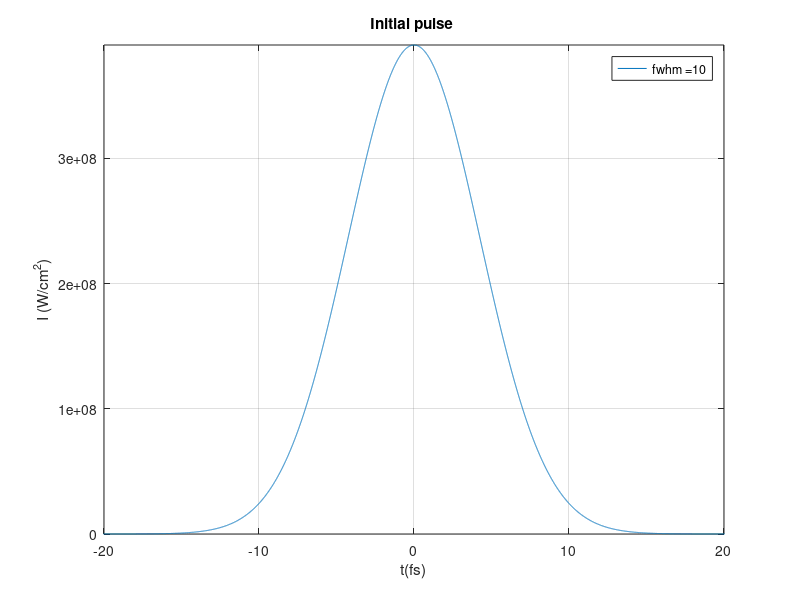
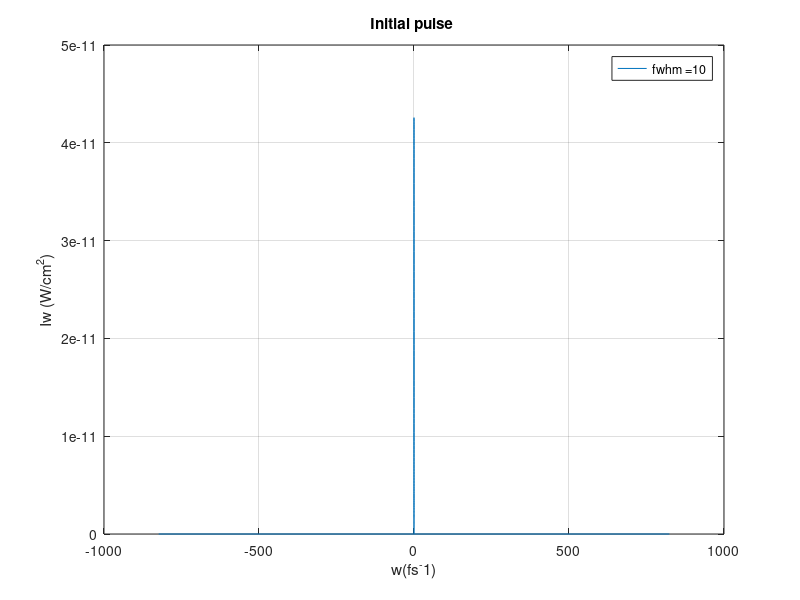

These figures' MATLAB source, in order: (Note: this script raises an error after producing the figures.)
function [ret]=xfel_1()

clear all;
close all;

% prt=1/0  print/noprint results
prt=0;

if prt == 1
   fid0=fopen('res.txt','w+');
end
% units
mic=1;fs=1;ns=1e6;mJ=1;mm=mic/1000;m=1e-3;ps=1e3;s=fs*1e-15;J=mJ*1e-3;nJ=mJ*1e-6;

%_PULSE_PARAMETERS______________________________________________________
lc=0.8;                % pulse central wavelength (mic)
ko=2*pi/lc;            % mic^-1)
vluz=0.299792458;      % speed of light (mic fs^-1)
%vluz=0.3;             % speed of light (mic fs^-1)
wo=2*pi*vluz/lc;       % pulse central omega (fs^-1)
tp=5*fs;               % pulse width (fs).
a=0.35;                % spatial fwhm (mm)
energia=8*nJ;          % Energy (mJ)
%-----------------------------------------------------------------------

%_TEMPORAL_AND_SPECTRAL_AXIS________________________________________________
npuntos=2^19;                          % number of points.
maxt=1*ps;                             % temporal window to follow [fs]                

dt=2*maxt/(npuntos-1);                 % time resolution [fs]
t=-maxt:dt:maxt;                       % temporal axis (fs)
dw=2*pi/(2*maxt);                      % frequency axis (fs^-1)
wN=-pi/dt:dw:pi/dt;
w=ifftshift(wN); 
wf=-w;                                 % for frequency sign criteria
ejel=wf.*1000*lc*lc/vluz/2/pi+1000*lc; % wavelength axis (nm)
Bint_T=0.;Bint=0.;
%------------------------------------------------------------------------

%_ELECTRIC_FIELD________________________________________________________
% GAUSSIAN PULSE:
 E=exp(-t.*t*(log(2))/2/tp^2);         % fwhm intensity
% E=exp(-t.*t/2/tp^2);                % 1/e intensity
% E=exp(-t.*t/tp^2);                  % 1/e^2 intensity
fwhmP=fwhm(t,(abs(E)).^2)             % FWHM en intensidad
% SECH PULSE:
% tau=tp/(2*acosh(sqrt(2))); to=0.; P=(sech((t-to)/tau)).^2; E=sqrt(P);
% fwhmP=fwhm(t,P);
%-----------------------------------------------------------------------
%_PULSE_NORMALIZED___________________________________________________________ 
norma=0;
for it=1:length(t)
    norma=norma+abs(E(it))^2;
end
norma=norma*dt; E=E.*sqrt(energia/norma);
Eosc=E;
% correct factor to plot in IS
factorsi=J/s;
spatialnorm=pi*(0.1*0.1*a^2)/2;                 % cm2 y 1/e^2 spatial intensity
factortotal=factorsi/spatialnorm;
I0=factortotal*(abs(E)).^2;                     % Intensidad inicial          
%---------------------------------------------------------------TEMPORAL-
                nfig=1;figure(nfig);nfig=nfig+1;
                plot(t,I0);axis([-4*tp 4*tp 0 max(I0)]);
                xlabel('t(fs)');ylabel('I (W/cm^2)');title('Initial pulse ');
                str = strcat('fwhm = ', num2str(fwhmP));legend(str); grid on;
%------------------------------------------------------------------------
%--------------------------------------------------------------FREQUENCY-
                Ew=ifft(E); I0w=(abs(Ew)).^2;fwhmPw=fwhm(w,I0w)
                figure(nfig);nfig=nfig+1;
                plot(w,I0w);
                xlabel('w(fs^-1)');ylabel('Iw (W/cm^2)');title('Initial pulse ');
                str = strcat('fwhm = ', num2str(fwhmP));legend(str); grid on;
%------------------------------------------------------------------------
pause;
%_ADDITIONAL_DISPERSION_DATOS_MATERIAL__________________________________________________
%gvd,tod y fod.en fs y mm.
kposc=1:3;
kposc(1)=2.4e6;kposc(2)=0.;kposc(3)=0.;
[E]=disp_pulse(E,w,kposc);
%-----------------------------------------------------------------------
            fwhmEo=fwhm(t,(abs(E)).^2);figure(nfig);nfig=nfig+1;
            plot(t,factortotal*abs(E).^2);axis([-60*ps 60*ps 0 max(factortotal*abs(E).^2)]);
            xlabel('t(fs)');ylabel('I (W/cm^2)');title('Stretcher oscillator output: chain 3');
            str = strcat('fwhm = ', num2str(fwhmEo));legend(str); grid on;
            if prt == 1
               fprintf(fid0,'\nkposc= %e %e %e -- %f \n',kposc(1),kposc(2),kposc(3),fwhmEo);
            end
%----------------------------------------------------------------------

%_DISPERSION_LONGITUD_FIBRA________________________________________________
kpch3_1=1:3; kpch3_1(1)=23; kpch3_1(2)=75.4; kpch3_1(3)=0; 
Lfib=2600; kpch3_1=Lfib*kpch3_1;
[E]=disp_pulse(E,w,kpch3_1);
% [E,Bint]=fiberprop(E,t,w,wf,tp,dt,maxt,energia,wo,lc,kpch3_1(1)/Lfib,kpch3_1(2)/Lfib,kpch3_1(3)/Lfib,Lfib,3.3e-3,1,1,5,1,0,3e-2);
% Bint_T=Bint_T+Bint;
%-----------------------------------------------------------------------
            fwhmEo=fwhm(t,(abs(E)).^2);figure(nfig);nfig=nfig+1;
            plot(t,factortotal*abs(E).^2);axis([-60*ps 60*ps 0 max(factortotal*abs(E).^2)]);
            xlabel('t(fs)');ylabel('I (W/cm^2)');title('Chain 3: before CFBG_XF2');
            str = strcat('fwhm = ', num2str(fwhmEo)); grid on;legend(str);
            if prt == 1
               fprintf(fid0,'kpch3_1= %e %e %e -- fwhm: %f  Bint=%f\n',kpch3_1(1),kpch3_1(2),kpch3_1(3),fwhmEo,Bint);
            end

%--------------------------------------------------------------------

%_CFBG_XF2_DISPERSION___________________________________________________
%gvd,tod y fod.en fs y mm.
kpcfbgxf2=1:3; kpcfbgxf2(1)=23.03e6; kpcfbgxf2(2)=0*-0.3250e9; kpcfbgxf2(3)=0.; 
[E]=disp_pulse(E,w,kpcfbgxf2);
%-----------------------------------------------------------------------
            fwhmEo=fwhm(t,(abs(E)).^2);figure(nfig);nfig=nfig+1;
            plot(t,factortotal*abs(E).^2);axis([-400*ps 400*ps 0 max(factortotal*abs(E).^2)]);
            xlabel('t(fs)');ylabel('I (W/cm^2)');title('CFBG_XF2 output with no filter');
            str = strcat('fwhm = ', num2str(fwhmEo)); grid on;legend(str);
            if prt == 1
               fprintf(fid0,'kpcfbgxf2= %e %e %e -- %f \n',kpcfbgxf2(1),kpcfbgxf2(2),kpcfbgxf2(3),fwhmEo);
            end
%----------------------------------------------------------------------

%_LOSSES_REFLECTIVITY_CFBG_X2_AND_CIRC___________________________________
[E]=losses(E,-5.21933599);
% Pulse energy after losses in CFBG_X2:
norma=normy(E,t,dt)
            if prt == 1
               fprintf(fid0,'CFBG_2 & CIRC LOSSES: %e \n',norma);
            end
%%--------------------------------------------------------------------------

%_CFBG_XF2_FILTERING______________________________________________________
% en nm
filterwidth=15.3;
supergaussianm=10;
[E,filter]=cfgfilter(E,ejel,lc*1000,filterwidth,supergaussianm);
%----------------------------------------------------------------------
            figure(nfig);nfig=nfig+1;fwhmSP0=abs(fwhm(ejel,abs(ifft(Eosc)).^2));fwhmSPF=abs(fwhm(ejel,abs(ifft(E)).^2));
            subplot(1,2,1);
            plot(ejel,abs(ifft(Eosc)).^2,'k',ejel,abs(ifft(E)).^2,'b');%axis([-10*tp 10*tp 0 max(abs(E).^2)]);
            xlabel('l(nm))');ylabel('I (W/cm^2)');title('Spectrum filtering by CFBG_XF2');
            str = strcat('fwhmi = ', num2str(fwhmSP0));
            str = strcat(str,'    fwhmf= ');
            str = strcat(str,num2str(fwhmSPF));
            legend(str); grid on;
            subplot(1,2,2);
            plot(ejel,filter);xlabel('l(nm))'); title('CFBG_XF2 filter');grid on;
            if prt == 1
               fprintf(fid0,'filter CFBG_XF2= %f %f -- %f vs %f \n',filterwidth,supergaussianm,fwhmSP0,fwhmSPF);
            end
            %-----------------------------------------------------------------------
%             fwhmEo=fwhm(t,(abs(E)).^2);figure(nfig);nfig=nfig+1;
%             plot(t,abs(E).^2);axis([-400*ps 400*ps 0 max(abs(E).^2)]);
%             xlabel('t(fs)');ylabel('I (W/cm^2)');title('CFG1 output with filter');
%             str = strcat('fwhm = ', num2str(fwhmEo)); grid on;legend(str);
%----------------------------------------------------------------------

%_0.8+0.8+1+0.3_m_PM980__________________________________________________
kpch3_2=1:3; kpch3_2(1)=23; kpch3_2(2)=75.4; kpch3_2(3)=0; 
Lfib=2900; kpch3_2=Lfib*kpch3_2;
[E]=disp_pulse(E,w,kpch3_2);
% [E,Bint]=fiberprop(E,t,w,wf,tp,dt,maxt,energia,wo,lc,kpch3_2(1)/Lfib,kpch3_2(2)/Lfib,kpch3_2(3)/Lfib,Lfib,3.3e-3,1,1,5,1,0,3e-2);
% Bint_T=Bint_T+Bint;
%-----------------------------------------------------------------------
%             fwhmEo=fwhm(t,(abs(E)).^2);figure(nfig);nfig=nfig+1;
%             plot(t,factortotal*abs(E).^2);axis([-60*ps 60*ps 0 max(factortotal*abs(E).^2)]);
%             xlabel('t(fs)');ylabel('I (W/cm^2)');title('Chain 3: before 2.9 m PM980');
%             str = strcat('fwhm = ', num2str(fwhmEo)); grid on;legend(str);
            if prt == 1
               fprintf(fid0,'kpch3_2= %e %e %e -- fwhm: %f  Bint=%f\n',kpch3_2(1),kpch3_2(2),kpch3_2(3),fwhmEo,Bint);
            end

%--------------------------------------------------------------------

%_PREAMP_1_____________________________________________________________
% Total dispersion of amplifier... just for testing...
disp_preamp1=1:3;disp_preamp1(1)=23.; disp_preamp1(2)=75.4; disp_preamp1(3)=0.;  
Lpreamp_1=800;    
kppreamp_1=1:3;kppreamp_1(1)=Lpreamp_1*disp_preamp1(1);kppreamp_1(2)=Lpreamp_1*disp_preamp1(2);kppreamp_1(3)=Lpreamp_1*disp_preamp1(3);

%[E]=disp_pulse(E,w,kppreamp_1);
[E,Bint]=amplif1(E,t,w,wf,tp,dt,maxt,energia,wo,lc,'Preamp1.txt');
Bint_T=Bint_T+Bint

            fwhmE=fwhm(t,abs(E).^2);figure(nfig);nfig=nfig+1;
            plot(t,factortotal*abs(E).^2);axis([-300*ps 300*ps 0 max(factortotal*abs(E).^2)]);
            xlabel('t(fs)');ylabel('I (W/cm^2)');title('Preamp1 output');
            str = strcat('fwhm = ', num2str(fwhmE)); grid on;legend(str);
% --------------------------------------------------------------------------
%_FINAL_SPECTR__________________________________________________________
                figure(nfig);nfig=nfig+1;fwhmSP0=abs(fwhm(ejel,abs(ifft(Eosc)).^2));fwhmSPF=abs(fwhm(ejel,abs(ifft(E)).^2));
                plot(ejel,(abs(ifft(Eosc)).^2)/max(abs(ifft(Eosc)).^2),'k',ejel,(abs(ifft(E)).^2)/max(abs(ifft(E)).^2),'r--');%axis([-10*tp 10*tp 0 max(abs(E).^2)]);
                xlabel('l(nm)');ylabel('I (W/cm^2)');title('Spectrum evolution Preamp1');
                str = strcat('fwhmi = ', num2str(fwhmSP0));
                str = strcat(str,'    fwhmf= ');
                str = strcat(str,num2str(fwhmSPF));
                legend(str); grid on;
                if prt == 1
                  fprintf(fid0,'Preamp1= %f %f ',fwhmE,fwhmSPF);
                end
%-----------------------------------------------------------------------

norma=normy(E,t,dt)
            if prt == 1
               fprintf(fid0,'After Preamp1: %e %e\n',norma,Bint);
            end
            
%_0.8_m_PM980__________________________________________________
kpch6_0=1:3; kpch6_0(1)=23; kpch6_0(2)=75.4; kpch6_0(3)=0; 
Lfib=800; kpch6_0=Lfib*kpch6_0;
[E]=disp_pulse(E,w,kpch6_0);
% [E,Bint]=fiberprop(E,t,w,wf,tp,dt,maxt,energia,wo,lc,kpch6_0(1)/Lfib,kpch6_0(2)/Lfib,kpch6_0(3)/Lfib,Lfib,3.3e-3,1,1,5,1,0,3e-2);
% Bint_T=Bint_T+Bint;
%-----------------------------------------------------------------------
%             fwhmEo=fwhm(t,(abs(E)).^2);figure(nfig);nfig=nfig+1;
%             plot(t,factortotal*abs(E).^2);axis([-60*ps 60*ps 0 max(factortotal*abs(E).^2)]);
%             xlabel('t(fs)');ylabel('I (W/cm^2)');title('Chain 3: before 0.8 m PM980');
%             str = strcat('fwhm = ', num2str(fwhmEo)); grid on;legend(str);
            if prt == 1
               fprintf(fid0,'kpch6_0= %e %e %e -- fwhm: %f  Bint=%f\n',kpch6_0(1),kpch6_0(2),kpch6_0(3),fwhmEo,Bint);
            end
%--------------------------------------------------------------------------            
            
%_LOSSES_EOM___________________________________________________________
[E]=losses(E,-5);
% Pulse energy after losses in EOM:
norma=normy(E,t,dt)
            if prt == 1
               fprintf(fid0,'EOM: %e \n',norma);
            end
%%--------------------------------------------------------------------------
%_0.8+0.3_m_PM980__________________________________________________
kpch6_1=1:3; kpch6_1(1)=23; kpch6_1(2)=75.4; kpch6_1(3)=0; 
Lfib=1100; kpch6_1=Lfib*kpch6_1;
[E]=disp_pulse(E,w,kpch6_1);
% [E,Bint]=fiberprop(E,t,w,wf,tp,dt,maxt,energia,wo,lc,kpch6_1(1)/Lfib,kpch6_1(2)/Lfib,kpch6_1(3)/Lfib,Lfib,3.3e-3,1,1,5,1,0,3e-2);
% Bint_T=Bint_T+Bint;
%-----------------------------------------------------------------------
%             fwhmEo=fwhm(t,(abs(E)).^2);figure(nfig);nfig=nfig+1;
%             plot(t,factortotal*abs(E).^2);axis([-60*ps 60*ps 0 max(factortotal*abs(E).^2)]);
%             xlabel('t(fs)');ylabel('I (W/cm^2)');title('Chain 3: before 1.1 m PM980');
%             str = strcat('fwhm = ', num2str(fwhmEo)); grid on;legend(str);
            if prt == 1
               fprintf(fid0,'kpch6_1= %e %e %e -- fwhm: %f  Bint=%f\n',kpch6_1(1),kpch6_1(2),kpch6_1(3),fwhmEo,Bint);
            end
%--------------------------------------------------------------------------

%_PREAMP_2_____________________________________________________________
% Total dispersion of amplifier... just for testing...
disp_preamp2=1:3;disp_preamp2(1)=23.; disp_preamp2(2)=75.4; disp_preamp2(3)=0.;  
Lpreamp_2=1000;    
kppreamp_2=1:3;kppreamp_2(1)=Lpreamp_2*disp_preamp1(1);kppreamp_2(2)=Lpreamp_2*disp_preamp2(2);kppreamp_2(3)=Lpreamp_2*disp_preamp2(3);
%[E]=disp_pulse(E,w,kppreamp_2);
[E,Bint]=amplif1(E,t,w,wf,tp,dt,maxt,energia,wo,lc,'Preamp2.txt');
Bint_T=Bint_T+Bint

            fwhmE=fwhm(t,abs(E).^2);figure(nfig);nfig=nfig+1;
            plot(t,factortotal*abs(E).^2);axis([-300*ps 300*ps 0 max(factortotal*abs(E).^2)]);
            xlabel('t(fs)');ylabel('I (W/cm^2)');title('Preamp2 output');
            str = strcat('fwhm = ', num2str(fwhmE)); grid on;legend(str);
% --------------------------------------------------------------------------
%_FINAL_SPECTR__________________________________________________________
                figure(nfig);nfig=nfig+1;fwhmSP0=abs(fwhm(ejel,abs(ifft(Eosc)).^2));fwhmSPF=abs(fwhm(ejel,abs(ifft(E)).^2));
                plot(ejel,(abs(ifft(Eosc)).^2)/max(abs(ifft(Eosc)).^2),'k',ejel,(abs(ifft(E)).^2)/max(abs(ifft(E)).^2),'r--');%axis([-10*tp 10*tp 0 max(abs(E).^2)]);
                xlabel('l(nm)');ylabel('I (W/cm^2)');title('Spectrum evolution Preamp2');
                str = strcat('fwhmi = ', num2str(fwhmSP0));
                str = strcat(str,'    fwhmf= ');
                str = strcat(str,num2str(fwhmSPF));
                legend(str); grid on;
                if prt == 1
                  fprintf(fid0,'Preamp2= %f %f ',fwhmE,fwhmSPF);
                end
%-----------------------------------------------------------------------
norma=normy(E,t,dt)
            if prt == 1
               fprintf(fid0,'After Preamp2: %e %e\n',norma,Bint);
            end
            
%_0.4+0.4_m_PM980__________________________________________________
kpch7_1=1:3; kpch7_1(1)=23; kpch7_1(2)=75.4; kpch7_1(3)=0; 
Lfib=800; kpch7_1=Lfib*kpch7_1;
[E]=disp_pulse(E,w,kpch7_1);
% [E,Bint]=fiberprop(E,t,w,wf,tp,dt,maxt,energia,wo,lc,kpch7_1(1)/Lfib,kpch7_1(2)/Lfib,kpch7_1(3)/Lfib,Lfib,3.3e-3,1,1,5,1,0,3e-2);
% Bint_T=Bint_T+Bint;
%-----------------------------------------------------------------------
%             fwhmEo=fwhm(t,(abs(E)).^2);figure(nfig);nfig=nfig+1;
%             plot(t,factortotal*abs(E).^2);axis([-60*ps 60*ps 0 max(factortotal*abs(E).^2)]);
%             xlabel('t(fs)');ylabel('I (W/cm^2)');title('Chain 3: before 0.8 m PM980');
%             str = strcat('fwhm = ', num2str(fwhmEo)); grid on;legend(str);
            if prt == 1
               fprintf(fid0,'kpch7_1= %e %e %e -- fwhm: %f  Bint=%f\n',kpch7_1(1),kpch7_1(2),kpch7_1(3),fwhmEo,Bint);
            end
%--------------------------------------------------------------------------

%_50%/50%_DIVISOR___________________________________________________________

[E]=losses(E,-3.01029995);
% Pulse energy after DIVISOR:
norma=normy(E,t,dt)
            if prt == 1
               fprintf(fid0,'DIVISOR: %e \n',norma);
            end
%%--------------------------------------------------------------------------

%_0.6+0.5_m_PM980__________________________________________________
kpch8_0=1:3; kpch8_0(1)=23; kpch8_0(2)=75.4; kpch8_0(3)=0; 
Lfib=1100; kpch8_0=Lfib*kpch8_0;
[E]=disp_pulse(E,w,kpch8_0);
% [E,Bint]=fiberprop(E,t,w,wf,tp,dt,maxt,energia,wo,lc,kpch8_0(1)/Lfib,kpch8_0(2)/Lfib,kpch8_0(3)/Lfib,Lfib,3.3e-3,1,1,5,1,0,3e-2);
% Bint_T=Bint_T+Bint;
%-----------------------------------------------------------------------
%             fwhmEo=fwhm(t,(abs(E)).^2);figure(nfig);nfig=nfig+1;
%             plot(t,factortotal*abs(E).^2);axis([-60*ps 60*ps 0 max(factortotal*abs(E).^2)]);
%             xlabel('t(fs)');ylabel('I (W/cm^2)');title('Chain 3: before 1.1 m PM980');
%             str = strcat('fwhm = ', num2str(fwhmEo)); grid on;legend(str);
            if prt == 1
               fprintf(fid0,'kpch8_0= %e %e %e -- fwhm: %f  Bint=%f\n',kpch8_0(1),kpch8_0(2),kpch8_0(3),fwhmEo,Bint);
            end
%--------------------------------------------------------------------------

%%--------------------------------------------------------------------------
%_CFBG_XF1_DISPERSION___________________________________________________
%gvd,tod y fod.en fs y mm.
kpcfbgxf1=1:3; kpcfbgxf1(1)=161e6; kpcfbgxf1(2)=0*-2*0.702e9; kpcfbgxf1(3)=0.; %kpcfbgxf1(1)=2*56e6;
[E]=disp_pulse(E,w,kpcfbgxf1);
%-----------------------------------------------------------------------
            fwhmEo=fwhm(t,(abs(E)).^2);figure(nfig);nfig=nfig+1;
            plot(t,factortotal*abs(E).^2);axis([-maxt maxt 0 max(factortotal*abs(E).^2)]);
            xlabel('t(fs)');ylabel('I (W/cm^2)');title('CFBG_XF1 output with no filter');
            str = strcat('fwhm = ', num2str(fwhmEo)); grid on;legend(str);
            if prt == 1
               fprintf(fid0,'kpcfbgxf1= %e %e %e -- %f \n',kpcfbgxf1(1),kpcfbgxf1(2),kpcfbgxf1(3),fwhmEo);
            end
%----------------------------------------------------------------------

%_LOSSES_REFLECTIVITY_CFBG_X1_AND_CIRC___________________________________
[E]=losses(E,-5.21933599);
% Pulse energy after losses in CFBG_X1:
norma=normy(E,t,dt)
            if prt == 1
               fprintf(fid0,'CFBG_1 & CIRC LOSSES: %e \n',norma);
            end
%--------------------------------------------------------------------------

%_CFBG_XF1_FILTERING______________________________________________________
% en nm
filterwidth=5.63;
supergaussianm=10;
[E,filter]=cfgfilter(E,ejel,lc*1000,filterwidth,supergaussianm);
%----------------------------------------------------------------------
            figure(nfig);nfig=nfig+1;fwhmSP0=abs(fwhm(ejel,abs(ifft(Eosc)).^2));fwhmSPF=abs(fwhm(ejel,abs(ifft(E)).^2));
            subplot(1,2,1);
            plot(ejel,abs(ifft(Eosc)).^2,'k',ejel,abs(ifft(E)).^2,'b');%axis([-10*tp 10*tp 0 max(abs(E).^2)]);
            xlabel('l(nm))');ylabel('I (W/cm^2)');title('Spectrum filtering by CFBG_XF1');
            str = strcat('fwhmi = ', num2str(fwhmSP0));
            str = strcat(str,'    fwhmf= ');
            str = strcat(str,num2str(fwhmSPF));
            legend(str); grid on;
            subplot(1,2,2);
            plot(ejel,filter);xlabel('l(nm))'); title('CFBG_XF1 filter');grid on;
            if prt == 1
               fprintf(fid0,'filter CFBG_XF1= %f %f -- %f vs %f \n',filterwidth,supergaussianm,fwhmSP0,fwhmSPF);
            end
            %-----------------------------------------------------------------------
%             fwhmEo=fwhm(t,(abs(E)).^2);figure(nfig);nfig=nfig+1;
%             plot(t,abs(E).^2);axis([-400*ps 400*ps 0 max(abs(E).^2)]);
%             xlabel('t(fs)');ylabel('I (W/cm^2)');title('CFG2 output with filter');
%             str = strcat('fwhm = ', num2str(fwhmEo)); grid on;legend(str);
%----------------------------------------------------------------------

% %_0.5+0.6+0.4+0.2_m_PM980__________________________________________________
% kpch8_1=1:3; kpch8_1(1)=23; kpch8_1(2)=75.4; kpch8_1(3)=0; 
% Lfib=1700.; kpch8_1=Lfib*kpch8_1;
% [E]=disp_pulse(E,w,kpch8_1);
% % [E,Bint]=fiberprop(E,t,w,wf,tp,dt,maxt,energia,wo,lc,kpch8_1(1)/Lfib,kpch8_1(2)/Lfib,kpch8_1(3)/Lfib,Lfib,3.3e-3,1,1,5,1,0,3e-2);
% % Bint_T=Bint_T+Bint;
% %-----------------------------------------------------------------------
% %             fwhmEo=fwhm(t,(abs(E)).^2);figure(nfig);nfig=nfig+1;
% %             plot(t,factortotal*abs(E).^2);axis([-60*ps 60*ps 0 max(factortotal*abs(E).^2)]);
% %             xlabel('t(fs)');ylabel('I (W/cm^2)');title('Chain 3: before 1.7 m PM980');
% %             str = strcat('fwhm = ', num2str(fwhmEo)); grid on;legend(str);
%             if prt == 1
%                 fprintf(fid0,'kpch8_1= %e %e %e -- fwhm: %f  Bint=%f\n',kpch8_1(1),kpch8_1(2),kpch8_1(3),fwhmEo,Bint);
%             end
% %--------------------------------------------------------------------------
% 
% %_PREAMP_3_____________________________________________________________
% % Total dispersion of amplifier... just for testing...
% disp_preamp3=1:3;disp_preamp3(1)=23.; disp_preamp3(2)=75.4; disp_preamp3(3)=0.;  
% Lpreamp_3=1000;    
% kppreamp_3=1:3;kppreamp_3(1)=Lpreamp_3*disp_preamp3(1);kppreamp_3(2)=Lpreamp_3*disp_preamp3(2);kppreamp_3(3)=Lpreamp_3*disp_preamp3(3);
% %[E]=disp_pulse(E,w,kppreamp_3);
% [E,Bint]=amplif1(E,t,w,wf,tp,dt,maxt,energia,wo,lc,'Preamp3.txt');
% Bint_T=Bint_T+Bint
% 
%             fwhmE=fwhm(t,abs(E).^2);figure(nfig);nfig=nfig+1;
%             plot(t,factortotal*abs(E).^2);axis([-maxt maxt 0 max(factortotal*abs(E).^2)]);
%             xlabel('t(fs)');ylabel('I (W/cm^2)');title('Preamp3 output');
%             str = strcat('fwhm = ', num2str(fwhmE)); grid on;legend(str);
% % --------------------------------------------------------------------------
% %_FINAL_SPECTR__________________________________________________________
%                 figure(nfig);nfig=nfig+1;fwhmSP0=abs(fwhm(ejel,abs(ifft(Eosc)).^2));fwhmSPF=abs(fwhm(ejel,abs(ifft(E)).^2));
%                 plot(ejel,(abs(ifft(Eosc)).^2)/max(abs(ifft(Eosc)).^2),'k',ejel,(abs(ifft(E)).^2)/max(abs(ifft(E)).^2),'r--');%axis([-10*tp 10*tp 0 max(abs(E).^2)]);
%                 xlabel('l(nm)');ylabel('I (W/cm^2)');title('Spectrum evolution Preamp3');
%                 str = strcat('fwhmi = ', num2str(fwhmSP0));
%                 str = strcat(str,'    fwhmf= ');
%                 str = strcat(str,num2str(fwhmSPF));
%                 legend(str); grid on;
%                 if prt == 1
%                   fprintf(fid0,'Preamp3= %f %f ',fwhmE,fwhmSPF);
%                 end
%                 
% %-----------------------------------------------------------------------
% norma=normy(E,t,dt)
%             if prt == 1
%                fprintf(fid0,'After Preamp3: %e %e\n',norma,Bint);
%             end
%             
% %_0.2+0.4_m_PM980__________________________________________________
% kpch10_0=1:3; kpch10_0(1)=23; kpch10_0(2)=75.4; kpch10_0(3)=0; 
% Lfib=600; kpch10_0=Lfib*kpch10_0;
% [E]=disp_pulse(E,w,kpch10_0);
% % [E,Bint]=fiberprop(E,t,w,wf,tp,dt,maxt,energia,wo,lc,kpch10_0(1)/Lfib,kpch10_0(2)/Lfib,kpch10_0(3)/Lfib,Lfib,3.3e-3,1,1,5,1,0,3e-2);
% % Bint_T=Bint_T+Bint;
% %-----------------------------------------------------------------------
% %             fwhmEo=fwhm(t,(abs(E)).^2);figure(nfig);nfig=nfig+1;
% %             plot(t,factortotal*abs(E).^2);axis([-60*ps 60*ps 0 max(factortotal*abs(E).^2)]);
% %             xlabel('t(fs)');ylabel('I (W/cm^2)');title('Chain 3: before 0.6 m PM980');
% %             str = strcat('fwhm = ', num2str(fwhmEo)); grid on;legend(str);
%             if prt == 1
%                fprintf(fid0,'kpch10_0= %e %e %e -- fwhm: %f  Bint=%f\n',kpch10_0(1),kpch10_0(2),kpch10_0(3),fwhmEo,Bint);
%             end
% %--------------------------------------------------------------------------
% 
% %_LOSSES_AOM1___________________________________________________________
% [E]=losses(E,-5.5);
% % Pulse energy after losses in AOM:
% norma=normy(E,t,dt)
%             if prt == 1
%                fprintf(fid0,'AOM1: %e \n',norma);
%             end
% %%--------------------------------------------------------------------------
% %_0.4+0.2_m_PM980__________________________________________________
% kpch10_1=1:3; kpch10_1(1)=23; kpch10_1(2)=75.4; kpch10_1(3)=0; 
% Lfib=600; kpch10_1=Lfib*kpch10_1;
% [E]=disp_pulse(E,w,kpch10_1);
% % [E,Bint]=fiberprop(E,t,w,wf,tp,dt,maxt,energia,wo,lc,kpch10_1(1)/Lfib,kpch10_1(2)/Lfib,kpch10_1(3)/Lfib,Lfib,3.3e-3,1,1,5,1,0,3e-2);
% % Bint_T=Bint_T+Bint;
% %-----------------------------------------------------------------------
% %             fwhmEo=fwhm(t,(abs(E)).^2);figure(nfig);nfig=nfig+1;
% %             plot(t,factortotal*abs(E).^2);axis([-60*ps 60*ps 0 max(factortotal*abs(E).^2)]);
% %             xlabel('t(fs)');ylabel('I (W/cm^2)');title('Chain 3: before 0.6 m PM980');
% %             str = strcat('fwhm = ', num2str(fwhmEo)); grid on;legend(str);
%             if prt == 1
%                fprintf(fid0,'kpch10_1= %e %e %e -- fwhm: %f  Bint=%f\n',kpch10_1(1),kpch10_1(2),kpch10_1(3),fwhmEo,Bint);
%             end
% %--------------------------------------------------------------------------
% 
% %_PREAMP_4_____________________________________________________________
% % Total dispersion of amplifier... just for testing...
% disp_preamp4=1:3;disp_preamp4(1)=23.; disp_preamp4(2)=75.4; disp_preamp4(3)=0.;  
% Lpreamp_4=1500;    
% kppreamp_4=1:3;kppreamp_4(1)=Lpreamp_4*disp_preamp4(1);kppreamp_4(2)=Lpreamp_4*disp_preamp4(2);kppreamp_4(3)=Lpreamp_4*disp_preamp4(3);
% %[E]=disp_pulse(E,w,kppreamp_4);
% [E,Bint]=amplif1(E,t,w,wf,tp,dt,maxt,energia,wo,lc,'Preamp4.txt');
% Bint_T=Bint_T+Bint
% 
%             fwhmE=fwhm(t,abs(E).^2);figure(nfig);nfig=nfig+1;
%             plot(t,factortotal*abs(E).^2);axis([-maxt maxt 0 max(factortotal*abs(E).^2)]);
%             xlabel('t(fs)');ylabel('I (W/cm^2)');title('Preamp4 output');
%             str = strcat('fwhm = ', num2str(fwhmE)); grid on;legend(str);
% % --------------------------------------------------------------------------
% %_FINAL_SPECTR__________________________________________________________
%                 figure(nfig);nfig=nfig+1;fwhmSP0=abs(fwhm(ejel,abs(ifft(Eosc)).^2));fwhmSPF=abs(fwhm(ejel,abs(ifft(E)).^2));
%                 plot(ejel,(abs(ifft(Eosc)).^2)/max(abs(ifft(Eosc)).^2),'k',ejel,(abs(ifft(E)).^2)/max(abs(ifft(E)).^2),'r--');%axis([-10*tp 10*tp 0 max(abs(E).^2)]);
%                 xlabel('l(nm)');ylabel('I (W/cm^2)');title('Spectrum evolution Preamp4');
%                 str = strcat('fwhmi = ', num2str(fwhmSP0));
%                 str = strcat(str,'    fwhmf= ');
%                 str = strcat(str,num2str(fwhmSPF));
%                 legend(str); grid on;
%                 if prt == 1
%                   fprintf(fid0,'Preamp4= %f %f ',fwhmE,fwhmSPF);
%                 end
% %-----------------------------------------------------------------------
% norma=normy(E,t,dt)
%             if prt == 1
%                fprintf(fid0,'After Preamp4: %e %e\n',norma,Bint);
%             end
%             
% %_0.2+0.4_m_PM980__________________________________________________
% kpch10_2=1:3; kpch10_2(1)=23; kpch10_2(2)=75.4; kpch10_2(3)=0; 
% Lfib=600; kpch10_2=Lfib*kpch10_2;
% [E]=disp_pulse(E,w,kpch10_2);
% % [E,Bint]=fiberprop(E,t,w,wf,tp,dt,maxt,energia,wo,lc,kpch10_2(1)/Lfib,kpch10_2(2)/Lfib,kpch10_2(3)/Lfib,Lfib,3.3e-3,1,1,5,1,0,3e-2);
% % Bint_T=Bint_T+Bint;
% %-----------------------------------------------------------------------
% %             fwhmEo=fwhm(t,(abs(E)).^2);figure(nfig);nfig=nfig+1;
% %             plot(t,factortotal*abs(E).^2);axis([-60*ps 60*ps 0 max(factortotal*abs(E).^2)]);
% %             xlabel('t(fs)');ylabel('I (W/cm^2)');title('Chain 3: before 0.6 m PM980');
% %             str = strcat('fwhm = ', num2str(fwhmEo)); grid on;legend(str);
%             if prt == 1
%                fprintf(fid0,'kpch10_2= %e %e %e -- fwhm: %f  Bint=%f\n',kpch10_2(1),kpch10_2(2),kpch10_2(3),fwhmEo,Bint);
%             end
% %--------------------------------------------------------------------------
% %_LOSSES_AOM2___________________________________________________________
% norma=normy(E,t,dt)
%             if prt == 1
%                fprintf(fid0,'After preamp4: %e %e\n',norma,Bint);
%             end
% [E]=losses(E,-5.5);
% % Pulse energy after losses in AOM2:
% norma=normy(E,t,dt)
%             if prt == 1
%                fprintf(fid0,'AOM2: %e \n',norma);
%             end
% %%--------------------------------------------------------------------------
% %_0.4+0.3_m_PM980__________________________________________________
% kpch10_3=1:3; kpch10_3(1)=23; kpch10_3(2)=75.4; kpch10_3(3)=0; 
% Lfib=700; kpch10_3=Lfib*kpch10_3;
% [E]=disp_pulse(E,w,kpch10_2);
% % [E,Bint]=fiberprop(E,t,w,wf,tp,dt,maxt,energia,wo,lc,kpch10_3(1)/Lfib,kpch10_3(2)/Lfib,kpch10_3(3)/Lfib,Lfib,3.3e-3,1,1,5,1,0,3e-2);
% % Bint_T=Bint_T+Bint;
% %-----------------------------------------------------------------------
% %             fwhmEo=fwhm(t,(abs(E)).^2);figure(nfig);nfig=nfig+1;
% %             plot(t,factortotal*abs(E).^2);axis([-60*ps 60*ps 0 max(factortotal*abs(E).^2)]);
% %             xlabel('t(fs)');ylabel('I (W/cm^2)');title('Chain 3: before 0.7 m PM980');
% %             str = strcat('fwhm = ', num2str(fwhmEo)); grid on;legend(str);
%             if prt == 1
%                fprintf(fid0,'kpch10_3= %e %e %e -- fwhm: %f  Bint=%f\n',kpch10_3(1),kpch10_3(2),kpch10_3(3),fwhmEo,Bint);
%             end
% %--------------------------------------------------------------------------
% %_LOSSES_Splice1/XF1___________________________________________________________
% [E]=losses(E,-1.5);
% norma=normy(E,t,dt)
%             if prt == 1
%                fprintf(fid0,'Splice1/XF1: %e \n',norma);
%             end
% %%--------------------------------------------------------------------------
% 
% %_0.3+0.3_m_PM-10-micron__________________________________________________
% kpch10_4=1:3; kpch10_4(1)=23; kpch10_4(2)=75.4; kpch10_4(3)=0; 
% Lfib=600; kpch10_4=Lfib*kpch10_4;
% [E]=disp_pulse(E,w,kpch10_4);
% % [E,Bint]=fiberprop(E,t,w,wf,tp,dt,maxt,energia,wo,lc,kpch10_4(1)/Lfib,kpch10_4(2)/Lfib,kpch10_4(3)/Lfib,Lfib,5e-3,1,1,5,1,0,3e-2);
% % Bint_T=Bint_T+Bint;
% %-----------------------------------------------------------------------
% %             fwhmEo=fwhm(t,(abs(E)).^2);figure(nfig);nfig=nfig+1;
% %             plot(t,factortotal*abs(E).^2);axis([-60*ps 60*ps 0 max(factortotal*abs(E).^2)]);
% %             xlabel('t(fs)');ylabel('I (W/cm^2)');title('Chain 3: before 0.6 m PM-10-micron');
% %             str = strcat('fwhm = ', num2str(fwhmEo)); grid on;legend(str);
%             if prt == 1
%                fprintf(fid0,'kpch10_4= %e %e %e -- fwhm: %f  Bint=%f\n',kpch10_4(1),kpch10_4(2),kpch10_4(3),fwhmEo,Bint);
%             end
% %--------------------------------------------------------------------------
% %_PREAMP_5_____________________________________________________________
% % Total dispersion of amplifier... just for testing...
% disp_preamp5=1:3;disp_preamp5(1)=23.; disp_preamp5(2)=75.4; disp_preamp5(3)=0.;  
% Lpreamp_5=1500;    
% kppreamp_5=1:3;kppreamp_5(1)=Lpreamp_5*disp_preamp5(1);kppreamp_5(2)=Lpreamp_5*disp_preamp5(2);kppreamp_5(3)=Lpreamp_5*disp_preamp5(3);
% %[E]=disp_pulse(E,w,kppreamp_5);
% [E,Bint]=amplif1(E,t,w,wf,tp,dt,maxt,energia,wo,lc,'Preamp5.txt');
% Bint_T=Bint_T+Bint
% 
%             fwhmE=fwhm(t,abs(E).^2);figure(nfig);nfig=nfig+1;
%             plot(t,factortotal*abs(E).^2);axis([-maxt maxt 0 max(factortotal*abs(E).^2)]);
%             xlabel('t(fs)');ylabel('I (W/cm^2)');title('Preamp5 output');
%             str = strcat('fwhm = ', num2str(fwhmE)); grid on;legend(str);
% % --------------------------------------------------------------------------
% %_FINAL_SPECTR__________________________________________________________
%                 figure(nfig);nfig=nfig+1;fwhmSP0=abs(fwhm(ejel,abs(ifft(Eosc)).^2));fwhmSPF=abs(fwhm(ejel,abs(ifft(E)).^2));
%                 plot(ejel,(abs(ifft(Eosc)).^2)/max(abs(ifft(Eosc)).^2),'k',ejel,(abs(ifft(E)).^2)/max(abs(ifft(E)).^2),'r--');%axis([-10*tp 10*tp 0 max(abs(E).^2)]);
%                 xlabel('l(nm)');ylabel('I (W/cm^2)');title('Spectrum evolution Preamp5');
%                 str = strcat('fwhmi = ', num2str(fwhmSP0));
%                 str = strcat(str,'    fwhmf= ');
%                 str = strcat(str,num2str(fwhmSPF));
%                 legend(str); grid on;
%                 if prt == 1
%                   fprintf(fid0,'Preamp5= %f %f ',fwhmE,fwhmSPF);
%                 end
% %-----------------------------------------------------------------------
% norma=normy(E,t,dt)
%             if prt == 1
%                fprintf(fid0,'After preamp5: %e %f\n',norma,Bint);
%                fprintf(fid0,'Total Bint = %f\n',Bint_T);
%             end
%             
% %_LOSSES_Splice2/XF1___________________________________________________________
% [E]=losses(E,-3);
% % Pulse energy after losses in Splice2/XF1:
% norma=normy(E,t,dt)
%             if prt == 1
%                fprintf(fid0,'Splice2/XF1: %e \n',norma);
%             end
% %%--------------------------------------------------------------------------
% %_PREAMP_PA/XF1_____________________________________________________________
% % Total dispersion of amplifier... just for testing...
% disp_preampa=1:3;disp_preampa(1)=23.; disp_preampa(2)=75.4; disp_preampa(3)=0.;  
% Lpreampa=2500;    
% kppreampa=1:3;kppreampa(1)=Lpreampa*disp_preampa(1);kppreampa(2)=Lpreampa*disp_preampa(2);kppreampa(3)=Lpreampa*disp_preampa(3);
% %[E]=disp_pulse(E,w,kppreampa);
% [E,Bint]=amplif1(E,t,w,wf,tp,dt,maxt,energia,wo,lc,'Preampa.txt');
% Bint_T=Bint_T+Bint
% 
%             fwhmE=fwhm(t,abs(E).^2);figure(nfig);nfig=nfig+1;
%             plot(t,factortotal*abs(E).^2);axis([-maxt maxt 0 max(factortotal*abs(E).^2)]);
%             xlabel('t(fs)');ylabel('I (W/cm^2)');title('Preampa output');
%             str = strcat('fwhm = ', num2str(fwhmE)); grid on;legend(str);
% % --------------------------------------------------------------------------
% %_FINAL_SPECTR__________________________________________________________
%                 figure(nfig);nfig=nfig+1;fwhmSP0=abs(fwhm(ejel,abs(ifft(Eosc)).^2));fwhmSPF=abs(fwhm(ejel,abs(ifft(E)).^2));
%                 plot(ejel,(abs(ifft(Eosc)).^2)/max(abs(ifft(Eosc)).^2),'k',ejel,(abs(ifft(E)).^2)/max(abs(ifft(E)).^2),'r--');%axis([-10*tp 10*tp 0 max(abs(E).^2)]);
%                 xlabel('l(nm)');ylabel('I (W/cm^2)');title('Spectrum evolution Preampa');
%                 str = strcat('fwhmi = ', num2str(fwhmSP0));
%                 str = strcat(str,'    fwhmf= ');
%                 str = strcat(str,num2str(fwhmSPF));
%                 legend(str); grid on;
%                 if prt == 1
%                   fprintf(fid0,'Preampa= %f %f ',fwhmE,fwhmSPF);
%                 end
% %-----------------------------------------------------------------------
% norma=normy(E,t,dt)
%             if prt == 1
%                fprintf(fid0,'After preampa: %e %e\nTotal Bint = %e\n',norma,Bint,Bint_T);
%             end
            
%_AMPHOS_FILTERING______________________________________________________
% en nm
[E,filter]=amphosfilter(E,ejel,lc*1000,2);
%----------------------------------------------------------------------
            figure(nfig);nfig=nfig+1;fwhmSP0=abs(fwhm(ejel,abs(ifft(Eosc)).^2));fwhmSPF=abs(fwhm(ejel,abs(ifft(E)).^2));
            subplot(1,2,1);
            plot(ejel,abs(ifft(Eosc)).^2,'k',ejel,abs(ifft(E)).^2,'b');%axis([-10*tp 10*tp 0 max(abs(E).^2)]);
            xlabel('l(nm))');ylabel('I (W/cm^2)');title('Spectrum filtering by AMPHOS');
            str = strcat('fwhmi = ', num2str(fwhmSP0));
            str = strcat(str,'    fwhmf= ');
            str = strcat(str,num2str(fwhmSPF));
            legend(str); grid on;
            subplot(1,2,2);
            plot(ejel,filter);xlabel('l(nm))'); title('AMPHOS filter');grid on;
            if prt == 1
               fprintf(fid0,'filter AMPHOS= %f %f -- %f vs %f \n',filterwidth,supergaussianm,fwhmSP0,fwhmSPF);
            end
            %-----------------------------------------------------------------------
            fwhmEo=fwhm(t,(abs(E)).^2);figure(nfig);nfig=nfig+1;
            plot(t,abs(E).^2);axis([-400*ps 400*ps 0 max(abs(E).^2)]);
            xlabel('t(fs)');ylabel('I (W/cm^2)');title('AMPHOS output with filter');
            str = strcat('fwhm = ', num2str(fwhmEo)); grid on;legend(str);
%----------------------------------------------------------------------

%_COMPRESSOR_DISPERSION____________________.______________________________
E1=E;
kpcompr=1:3;
kpcompr1=0.*kpcompr;
% for i11=1:3
%     kpcompr1(i11)=-kposc(i11)-kpch3_1(i11)-kpcfbgxf2(i11)-kpch3_2(i11)-kpch6_0(i11)-kpch6_1(i11)-kpch7_1(i11)-kpcfbgxf1(i11)-kpch8_0(i11);
%     kpcompr1(i11)=kpcompr1(i11)-kpch8_1(i11)-kpch10_0(i11)-kpch10_1(i11)-kpch10_2(i11)-kpch10_3(i11)-kpch10_4(i11);
%     kpcompr1(i11)=kpcompr1(i11)-kppreamp_1(i11)-kppreamp_2(i11)-kppreamp_3(i11)-kppreamp_4(i11)-kppreamp_5(i11)-kppreampa(i11);
% end
%             if prt == 1
%                fprintf(fid0,'kpcompr1= %e %e %e -- %f \n',kpcompr1(1),kpcompr1(2),kpcompr1(3),fwhmEo);
%             end
%_parameters
lambda=mm*lc;                       % longitud de onda en mm;
vluzsc=vluz*mm;                     % velocidad de la luz (mm fs^-1)
rad=pi/180;
alfa=62.*rad;                       % incidence angle (rad).
lred=1760;                          % grating lines/mm.
d=1/lred;                           % line separation (mm).
j1=0;
Lg=500;                             % grating distance (mm).

% CHEQUEO A MANO
while j1==0
        kpcompr=2*compressor_dispersion(alfa,d,Lg,lambda,vluzsc);
%         factorcompr=kpcompr(1)/kpcompr1(1)
%         kpcompr=kpcompr./factorcompr
        kpcompr(3)=0.;
        kpcompr(2)=0.; % pongo las dos a cero porque supongo que el tercer y el cuarto orden estan perfectamente compensados en las cfbg. tambien lo pongo a cero en ellas.
        [E1]=disp_pulse(E,w,kpcompr);
        trazac=correlate(E1);fwhmTR=fwhm(t,trazac)
        fwhmE1=fwhm(t,abs(E1).^2)
        % 10% wings
        fwings=0.1*max(factortotal*abs(E1).^2);
        FW=0.*E1+fwings;
        figure(nfig);nfig=nfig+1;
                subplot(1,2,1);plot(t,factortotal*abs(E1).^2,'b',t,FW,'r');axis([-10*tp 10*tp 0 max(factortotal*abs(E1).^2)]);
                xlabel('t(fs)');ylabel('I (W/cm^2)');title('Compressor output');
                str = strcat('fwhm = ', num2str(fwhmE1));legend(str);grid on;
                subplot(1,2,2);plot(t,trazac,'k');axis([-10*tp 10*tp 0 max(trazac)]);
                xlabel('t(fs)');ylabel('I (W/cm^2)');title('ACT Compressor output');
                str = strcat('fwhm = ', num2str(fwhmTR));legend(str);grid on;
        j1=0;

        Lg1=Lg;
        Lg=input('Lg');
        if Lg == 0
            if prt == 1
               fprintf(fid0,'%f %f %f\n',Lg1,fwhmE1,fwhmTR);
               descripcion=input('Descripcion del fichero: ','s')
               fprintf(fid0,'%s\n',descripcion);
               cl=clock;
               strfilename=strcat('xf1_1_',num2str(cl(4)),num2str(cl(5)),num2str(cl(6)),'.txt');
               fid1=fopen(strfilename,'w');
               y = [t;real(E1);imag(E1)];
               fprintf(fid1,'%f %e %e\n',y);
               fid2=fopen('xf1_1_files.txt','a+');
               fprintf(fid2,'%s\n',strfilename);
               fprintf(fid0,'%s %s\n','file = ',strfilename);
               fclose(fid1);
            end
            break;
        end
end
                
fclose('all');


                
